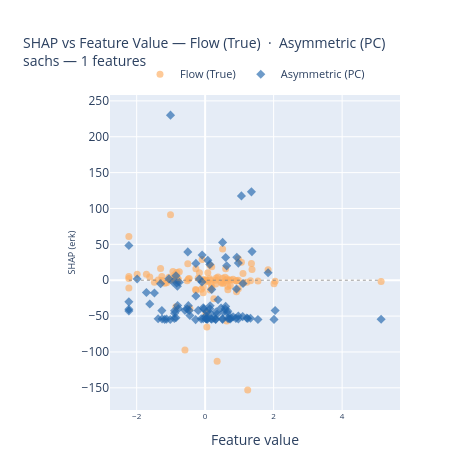
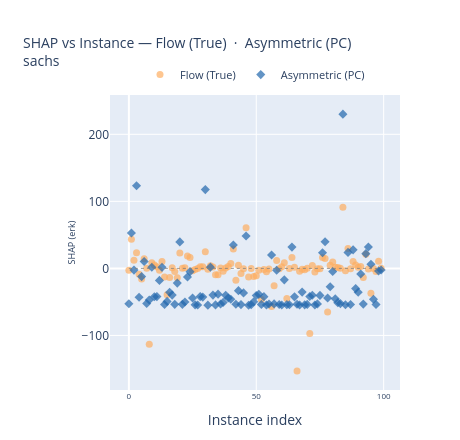
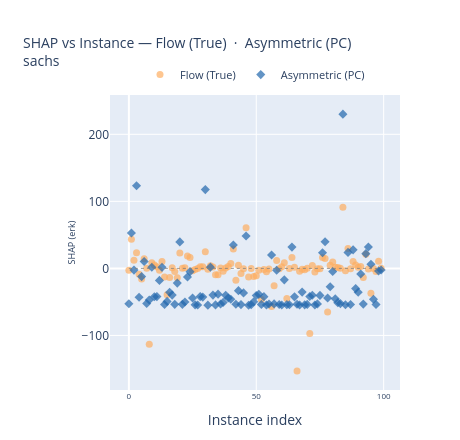

The code cell stored with these charts, in order, in its notebook:
### Code cell
baseline = 'Flow (True)'
compared = 'Asymmetric (PC)'

# SHAP vs Feature Value
plot_shap_vs_feature(
    shap_data, feature_names, x_test,
    method_1=baseline,
    method_2=compared,
    features=HIGHLIGHT_FEATURES,
    dataset=DATASET,
    save_dir=PLOTS_DIR,
)

# SHAP vs Instance
plot_shap_vs_instance(
    shap_data, feature_names,
    method_1=baseline,
    method_2=compared,
    features=HIGHLIGHT_FEATURES,
    # instance_idx=instance_idx,   # optional — None = all instances
    dataset=DATASET,
    mode='markers',              # or "lines+markers"
    save_dir=PLOTS_DIR,
)

### Figure 1 — Plotly figure (JSON) as saved in the notebook; plotly's stock layout.template omitted (floating-point values rounded to 4 significant figures)
{"data": [{"hovertemplate": "<b>erk</b> — Flow (True)<br>feature value = %{x:.4f}<br>SHAP = %{y:.4f}<extra></extra>", "legendgroup": "Flow (True)", "marker": {"color": "#fdae61", "line": {"width": 0}, "opacity": 0.65, "size": 7, "symbol": "circle"}, "mode": "markers", "name": "Flow (True)", "showlegend": true, "type": "scatter", "x": [1.214, 0.5099, -0.9398, 1.352, 0.6634, 0.9151, 1.838, -0.8524, 0.3507, -1.986, -1.264, -0.4639, -1.481, -0.1679, -0.1138, -0.4456, 0.147, -0.7793, 0.5027, -0.2702, -0.5065, 0.6999, 0.022, 0.1921, -1.301, 0.5383, 0.06723, -1.019, -0.2033, -2.227, 1.06, 1.542, -1.058, 0.1367, 0.1921, -0.05604, -0.9008, 1.097, -0.0375, 0.3252, -0.8923, -0.0877, -0.05604, -1.617, 0.7352, 0.5995, -2.227, -0.2779, 0.3078, 0.9695, -2.227, 0.4658, 0.022, 2.044, 2.011, 0.898, 0.6287, 0.2539, -0.7544, 0.03349, 0.5099, -1.715, 0.0505, 0.9695, 0.5995, -0.8923, 1.243, -1.181, -0.8035, 5.139, -1.373, -0.59, 0.5829, 0.3078, 1.324, -0.5241, -0.2702, 1.369, 0.0505, 0.3756, 1.105, 0.6446, 0.8158, 0.7524, -1.011, -1.127, 0.9695, -1.256, 0.07824, -2.227, -0.4902, -0.8113, 0.6634, 0.1367, 0.9248, -0.8524, 0.147, 0.1723, -0.8283, -0.09415], "xaxis": "x", "y": [-2.816, 43.62, 12.13, 23.17, -8.879, -15.98, 14.53, 0.1899, -113.1, 8.32, 5.246, 2.459, -2.895, 10.34, -12.7, -39.41, -13.5, 1.067, -4.633, -14.08, 22.82, 0.09869, 0.7892, 18.61, 16.19, -3.389, -1.808, 0.0, 2.633, 2.469, 24.88, -1.098, 4.083, 2.095, -9.62, -9.354, 0.5679, -4.188, 0.6173, 2.938, 7.161, 29.01, -17.52, 4.533, -7.455, -0.3637, 60.76, -12.83, -0.1375, -12.0, -10.96, -2.7, -46.37, -1.48, -4.946, -0.7521, -56.99, -25.78, 11.85, -0.6034, 2.611, 8.337, -44.87, 0.0, 16.06, 1.631, -152.9, -4.317, -1.104, -1.876, 0.3781, -97.23, 4.208, -5.35, -0.643, -0.6928, 16.07, 14.8, -65.15, 4.574, 9.38, 1.746, 1.295, 0.1967, 91.34, -3.453, 29.77, -0.3663, 10.41, 5.01, 1.559, 2.773, -13.41, 20.99, -1.063, -37.05, 0.0, -4.526, 10.7, 0.1406], "yaxis": "y"}, {"hovertemplate": "<b>erk</b> — Asymmetric (PC)<br>feature value = %{x:.4f}<br>SHAP = %{y:.4f}<extra></extra>", "legendgroup": "Asymmetric (PC)", "marker": {"color": "#2166ac", "line": {"width": 0}, "opacity": 0.65, "size": 7, "symbol": "diamond"}, "mode": "markers", "name": "Asymmetric (PC)", "showlegend": true, "type": "scatter", "x": [1.214, 0.5099, -0.9398, 1.352, 0.6634, 0.9151, 1.838, -0.8524, 0.3507, -1.986, -1.264, -0.4639, -1.481, -0.1679, -0.1138, -0.4456, 0.147, -0.7793, 0.5027, -0.2702, -0.5065, 0.6999, 0.022, 0.1921, -1.301, 0.5383, 0.06723, -1.019, -0.2033, -2.227, 1.06, 1.542, -1.058, 0.1367, 0.1921, -0.05604, -0.9008, 1.097, -0.0375, 0.3252, -0.8923, -0.0877, -0.05604, -1.617, 0.7352, 0.5995, -2.227, -0.2779, 0.3078, 0.9695, -2.227, 0.4658, 0.022, 2.044, 2.011, 0.898, 0.6287, 0.2539, -0.7544, 0.03349, 0.5099, -1.715, 0.0505, 0.9695, 0.5995, -0.8923, 1.243, -1.181, -0.8035, 5.139, -1.373, -0.59, 0.5829, 0.3078, 1.324, -0.5241, -0.2702, 1.369, 0.0505, 0.3756, 1.105, 0.6446, 0.8158, 0.7524, -1.011, -1.127, 0.9695, -1.256, 0.07824, -2.227, -0.4902, -0.8113, 0.6634, 0.1367, 0.9248, -0.8524, 0.147, 0.1723, -0.8283, -0.09415], "xaxis": "x", "y": [-52.67, 52.69, -2.512, 123.2, -43.13, -12.26, 10.35, -52.4, -47.17, 1.754, -42.35, -42.1, -17.88, 1.561, -53.84, -49.2, -35.64, -39.82, -53.63, -21.94, 39.49, -53.63, -50.03, -12.81, -4.86, -44.21, -54.36, -54.7, -42.07, -42.78, 117.5, -54.86, 1.887, -39.85, -54.44, -38.41, -53.22, -50.73, -39.97, -44.09, -46.02, 34.98, -53.57, -33.22, -53.99, -36.53, 48.38, -54.91, -54.2, -49.86, -40.44, -38.7, -53.73, -42.13, -54.61, -53.16, 20.04, -52.96, -2.819, -53.92, -54.59, -17.09, -54.09, -54.18, 31.75, -42.43, -53.45, -54.6, -35.35, -54.4, -53.73, -42.0, -40.1, -54.55, -52.93, -40.28, 23.44, 39.85, -44.14, -27.34, -4.629, -45.32, -51.1, -52.5, 230.1, -54.23, 23.88, -53.97, 27.66, -30.14, -35.49, -8.345, -53.27, 22.02, 31.93, 6.091, -46.05, -53.78, -3.898, -2.431], "yaxis": "y"}, {"hoverinfo": "skip", "line": {"color": "gray", "dash": "dot", "width": 0.8}, "mode": "lines", "showlegend": false, "type": "scatter", "x": [-2.227, 5.139], "xaxis": "x", "y": [0, 0], "yaxis": "y"}], "layout": {"height": 460, "legend": {"font": {"size": 11}, "orientation": "h", "x": 0.5, "xanchor": "center", "y": 1.02, "yanchor": "bottom"}, "margin": {"b": 50, "l": 110, "r": 60, "t": 95}, "title": {"font": {"size": 14}, "text": "SHAP vs Feature Value — Flow (True)  ·  Asymmetric (PC)<br>sachs — 1 features"}, "width": 460, "xaxis": {"anchor": "y", "domain": [0, 1], "tickfont": {"size": 8}, "title": {"text": "Feature value"}}, "yaxis": {"anchor": "x", "domain": [0, 1], "title": {"font": {"size": 9}, "standoff": 4, "text": "SHAP (erk)"}}}}

### Figure 2 — Plotly figure (JSON) as saved in the notebook; plotly's stock layout.template omitted (floating-point values rounded to 4 significant figures)
{"data": [{"hovertemplate": "<b>erk</b> — Flow (True)<br>instance = %{x}<br>SHAP = %{y:.4f}<extra></extra>", "legendgroup": "Flow (True)", "marker": {"color": "#fdae61", "line": {"width": 0}, "opacity": 0.7, "size": 7, "symbol": "circle"}, "mode": "markers", "name": "Flow (True)", "showlegend": true, "type": "scatter", "x": [0, 1, 2, 3, 4, 5, 6, 7, 8, 9, 10, 11, 12, 13, 14, 15, 16, 17, 18, 19, 20, 21, 22, 23, 24, 25, 26, 27, 28, 29, 30, 31, 32, 33, 34, 35, 36, 37, 38, 39, 40, 41, 42, 43, 44, 45, 46, 47, 48, 49, 50, 51, 52, 53, 54, 55, 56, 57, 58, 59, 60, 61, 62, 63, 64, 65, 66, 67, 68, 69, 70, 71, 72, 73, 74, 75, 76, 77, 78, 79, 80, 81, 82, 83, 84, 85, 86, 87, 88, 89, 90, 91, 92, 93, 94, 95, 96, 97, 98, 99], "xaxis": "x", "y": [-2.816, 43.62, 12.13, 23.17, -8.879, -15.98, 14.53, 0.1899, -113.1, 8.32, 5.246, 2.459, -2.895, 10.34, -12.7, -39.41, -13.5, 1.067, -4.633, -14.08, 22.82, 0.09869, 0.7892, 18.61, 16.19, -3.389, -1.808, 0.0, 2.633, 2.469, 24.88, -1.098, 4.083, 2.095, -9.62, -9.354, 0.5679, -4.188, 0.6173, 2.938, 7.161, 29.01, -17.52, 4.533, -7.455, -0.3637, 60.76, -12.83, -0.1375, -12.0, -10.96, -2.7, -46.37, -1.48, -4.946, -0.7521, -56.99, -25.78, 11.85, -0.6034, 2.611, 8.337, -44.87, 0.0, 16.06, 1.631, -152.9, -4.317, -1.104, -1.876, 0.3781, -97.23, 4.208, -5.35, -0.643, -0.6928, 16.07, 14.8, -65.15, 4.574, 9.38, 1.746, 1.295, 0.1967, 91.34, -3.453, 29.77, -0.3663, 10.41, 5.01, 1.559, 2.773, -13.41, 20.99, -1.063, -37.05, 0.0, -4.526, 10.7, 0.1406], "yaxis": "y"}, {"hovertemplate": "<b>erk</b> — Asymmetric (PC)<br>instance = %{x}<br>SHAP = %{y:.4f}<extra></extra>", "legendgroup": "Asymmetric (PC)", "marker": {"color": "#2166ac", "line": {"width": 0}, "opacity": 0.7, "size": 7, "symbol": "diamond"}, "mode": "markers", "name": "Asymmetric (PC)", "showlegend": true, "type": "scatter", "x": [0, 1, 2, 3, 4, 5, 6, 7, 8, 9, 10, 11, 12, 13, 14, 15, 16, 17, 18, 19, 20, 21, 22, 23, 24, 25, 26, 27, 28, 29, 30, 31, 32, 33, 34, 35, 36, 37, 38, 39, 40, 41, 42, 43, 44, 45, 46, 47, 48, 49, 50, 51, 52, 53, 54, 55, 56, 57, 58, 59, 60, 61, 62, 63, 64, 65, 66, 67, 68, 69, 70, 71, 72, 73, 74, 75, 76, 77, 78, 79, 80, 81, 82, 83, 84, 85, 86, 87, 88, 89, 90, 91, 92, 93, 94, 95, 96, 97, 98, 99], "xaxis": "x", "y": [-52.67, 52.69, -2.512, 123.2, -43.13, -12.26, 10.35, -52.4, -47.17, 1.754, -42.35, -42.1, -17.88, 1.561, -53.84, -49.2, -35.64, -39.82, -53.63, -21.94, 39.49, -53.63, -50.03, -12.81, -4.86, -44.21, -54.36, -54.7, -42.07, -42.78, 117.5, -54.86, 1.887, -39.85, -54.44, -38.41, -53.22, -50.73, -39.97, -44.09, -46.02, 34.98, -53.57, -33.22, -53.99, -36.53, 48.38, -54.91, -54.2, -49.86, -40.44, -38.7, -53.73, -42.13, -54.61, -53.16, 20.04, -52.96, -2.819, -53.92, -54.59, -17.09, -54.09, -54.18, 31.75, -42.43, -53.45, -54.6, -35.35, -54.4, -53.73, -42.0, -40.1, -54.55, -52.93, -40.28, 23.44, 39.85, -44.14, -27.34, -4.629, -45.32, -51.1, -52.5, 230.1, -54.23, 23.88, -53.97, 27.66, -30.14, -35.49, -8.345, -53.27, 22.02, 31.93, 6.091, -46.05, -53.78, -3.898, -2.431], "yaxis": "y"}, {"hoverinfo": "skip", "line": {"color": "gray", "dash": "dot", "width": 0.8}, "mode": "lines", "showlegend": false, "type": "scatter", "x": [0, 99], "xaxis": "x", "y": [0, 0], "yaxis": "y"}], "layout": {"height": 440, "legend": {"font": {"size": 11}, "orientation": "h", "x": 0.5, "xanchor": "center", "y": 1.02, "yanchor": "bottom"}, "margin": {"b": 50, "l": 110, "r": 60, "t": 95}, "title": {"font": {"size": 14}, "text": "SHAP vs Instance — Flow (True)  ·  Asymmetric (PC)<br>sachs"}, "width": 460, "xaxis": {"anchor": "y", "domain": [0, 1], "tickfont": {"size": 8}, "title": {"text": "Instance index"}}, "yaxis": {"anchor": "x", "domain": [0, 1], "title": {"font": {"size": 9}, "standoff": 4, "text": "SHAP (erk)"}}}}

### Figure 3 — Plotly figure (JSON) as saved in the notebook; plotly's stock layout.template omitted (floating-point values rounded to 4 significant figures)
{"data": [{"hovertemplate": "<b>erk</b> — Flow (True)<br>instance = %{x}<br>SHAP = %{y:.4f}<extra></extra>", "legendgroup": "Flow (True)", "marker": {"color": "#fdae61", "line": {"width": 0}, "opacity": 0.7, "size": 7, "symbol": "circle"}, "mode": "markers", "name": "Flow (True)", "showlegend": true, "type": "scatter", "x": [0, 1, 2, 3, 4, 5, 6, 7, 8, 9, 10, 11, 12, 13, 14, 15, 16, 17, 18, 19, 20, 21, 22, 23, 24, 25, 26, 27, 28, 29, 30, 31, 32, 33, 34, 35, 36, 37, 38, 39, 40, 41, 42, 43, 44, 45, 46, 47, 48, 49, 50, 51, 52, 53, 54, 55, 56, 57, 58, 59, 60, 61, 62, 63, 64, 65, 66, 67, 68, 69, 70, 71, 72, 73, 74, 75, 76, 77, 78, 79, 80, 81, 82, 83, 84, 85, 86, 87, 88, 89, 90, 91, 92, 93, 94, 95, 96, 97, 98, 99], "xaxis": "x", "y": [-2.816, 43.62, 12.13, 23.17, -8.879, -15.98, 14.53, 0.1899, -113.1, 8.32, 5.246, 2.459, -2.895, 10.34, -12.7, -39.41, -13.5, 1.067, -4.633, -14.08, 22.82, 0.09869, 0.7892, 18.61, 16.19, -3.389, -1.808, 0.0, 2.633, 2.469, 24.88, -1.098, 4.083, 2.095, -9.62, -9.354, 0.5679, -4.188, 0.6173, 2.938, 7.161, 29.01, -17.52, 4.533, -7.455, -0.3637, 60.76, -12.83, -0.1375, -12.0, -10.96, -2.7, -46.37, -1.48, -4.946, -0.7521, -56.99, -25.78, 11.85, -0.6034, 2.611, 8.337, -44.87, 0.0, 16.06, 1.631, -152.9, -4.317, -1.104, -1.876, 0.3781, -97.23, 4.208, -5.35, -0.643, -0.6928, 16.07, 14.8, -65.15, 4.574, 9.38, 1.746, 1.295, 0.1967, 91.34, -3.453, 29.77, -0.3663, 10.41, 5.01, 1.559, 2.773, -13.41, 20.99, -1.063, -37.05, 0.0, -4.526, 10.7, 0.1406], "yaxis": "y"}, {"hovertemplate": "<b>erk</b> — Asymmetric (PC)<br>instance = %{x}<br>SHAP = %{y:.4f}<extra></extra>", "legendgroup": "Asymmetric (PC)", "marker": {"color": "#2166ac", "line": {"width": 0}, "opacity": 0.7, "size": 7, "symbol": "diamond"}, "mode": "markers", "name": "Asymmetric (PC)", "showlegend": true, "type": "scatter", "x": [0, 1, 2, 3, 4, 5, 6, 7, 8, 9, 10, 11, 12, 13, 14, 15, 16, 17, 18, 19, 20, 21, 22, 23, 24, 25, 26, 27, 28, 29, 30, 31, 32, 33, 34, 35, 36, 37, 38, 39, 40, 41, 42, 43, 44, 45, 46, 47, 48, 49, 50, 51, 52, 53, 54, 55, 56, 57, 58, 59, 60, 61, 62, 63, 64, 65, 66, 67, 68, 69, 70, 71, 72, 73, 74, 75, 76, 77, 78, 79, 80, 81, 82, 83, 84, 85, 86, 87, 88, 89, 90, 91, 92, 93, 94, 95, 96, 97, 98, 99], "xaxis": "x", "y": [-52.67, 52.69, -2.512, 123.2, -43.13, -12.26, 10.35, -52.4, -47.17, 1.754, -42.35, -42.1, -17.88, 1.561, -53.84, -49.2, -35.64, -39.82, -53.63, -21.94, 39.49, -53.63, -50.03, -12.81, -4.86, -44.21, -54.36, -54.7, -42.07, -42.78, 117.5, -54.86, 1.887, -39.85, -54.44, -38.41, -53.22, -50.73, -39.97, -44.09, -46.02, 34.98, -53.57, -33.22, -53.99, -36.53, 48.38, -54.91, -54.2, -49.86, -40.44, -38.7, -53.73, -42.13, -54.61, -53.16, 20.04, -52.96, -2.819, -53.92, -54.59, -17.09, -54.09, -54.18, 31.75, -42.43, -53.45, -54.6, -35.35, -54.4, -53.73, -42.0, -40.1, -54.55, -52.93, -40.28, 23.44, 39.85, -44.14, -27.34, -4.629, -45.32, -51.1, -52.5, 230.1, -54.23, 23.88, -53.97, 27.66, -30.14, -35.49, -8.345, -53.27, 22.02, 31.93, 6.091, -46.05, -53.78, -3.898, -2.431], "yaxis": "y"}, {"hoverinfo": "skip", "line": {"color": "gray", "dash": "dot", "width": 0.8}, "mode": "lines", "showlegend": false, "type": "scatter", "x": [0, 99], "xaxis": "x", "y": [0, 0], "yaxis": "y"}], "layout": {"height": 440, "legend": {"font": {"size": 11}, "orientation": "h", "x": 0.5, "xanchor": "center", "y": 1.02, "yanchor": "bottom"}, "margin": {"b": 50, "l": 110, "r": 60, "t": 95}, "title": {"font": {"size": 14}, "text": "SHAP vs Instance — Flow (True)  ·  Asymmetric (PC)<br>sachs"}, "width": 460, "xaxis": {"anchor": "y", "domain": [0, 1], "tickfont": {"size": 8}, "title": {"text": "Instance index"}}, "yaxis": {"anchor": "x", "domain": [0, 1], "title": {"font": {"size": 9}, "standoff": 4, "text": "SHAP (erk)"}}}}
